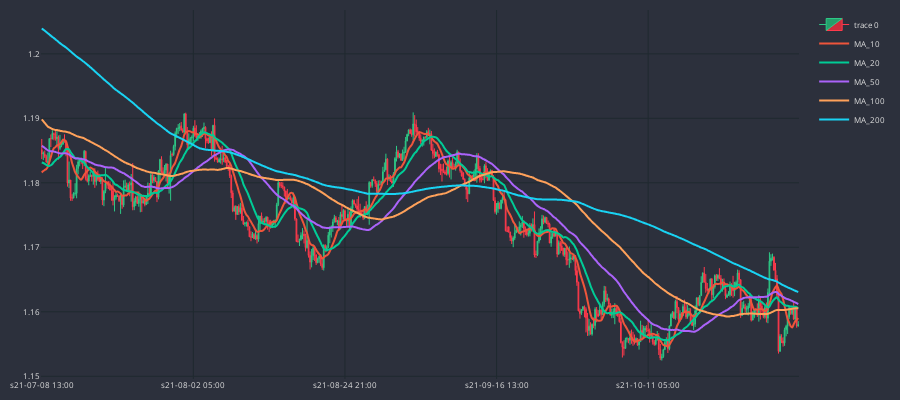

This figure's notebook cell:
### Code cell
cp.show_plot(line_traces=traces)

### Figure 1 — Plotly figure (JSON) as saved in the notebook; plotly's stock layout.template omitted (floating-point values rounded to 4 significant figures; data arrays with more than 128 entries replaced by an {"elided": "..."} marker saying what was removed)
{"data": [{"close": {"elided": "500 float values"}, "decreasing": {"fillcolor": "#CC2E3C", "line": {"color": "#FF3A4C"}}, "high": {"elided": "500 float values"}, "increasing": {"fillcolor": "#24A06B", "line": {"color": "#2EC886"}}, "line": {"width": 1}, "low": {"elided": "500 float values"}, "opacity": 1, "open": {"elided": "500 float values"}, "type": "candlestick", "x": {"elided": "500 str values"}}, {"line": {"shape": "spline", "width": 2}, "name": "MA_10", "type": "scatter", "x": {"elided": "500 str values"}, "y": {"elided": "500 float values"}}, {"line": {"shape": "spline", "width": 2}, "name": "MA_20", "type": "scatter", "x": {"elided": "500 str values"}, "y": {"elided": "500 float values"}}, {"line": {"shape": "spline", "width": 2}, "name": "MA_50", "type": "scatter", "x": {"elided": "500 str values"}, "y": {"elided": "500 float values"}}, {"line": {"shape": "spline", "width": 2}, "name": "MA_100", "type": "scatter", "x": {"elided": "500 str values"}, "y": {"elided": "500 float values"}}, {"line": {"shape": "spline", "width": 2}, "name": "MA_200", "type": "scatter", "x": {"elided": "500 str values"}, "y": {"elided": "500 float values"}}], "layout": {"font": {"color": "#e1e1e1", "size": 8}, "height": 400, "margin": {"b": 10, "l": 10, "r": 10, "t": 10}, "paper_bgcolor": "#2c303c", "plot_bgcolor": "#2c303c", "width": 900, "xaxis": {"autorange": true, "gridcolor": "#1f292f", "nticks": 5, "range": [-0.5, 499.5], "rangeslider": {"visible": false, "yaxis": {}}, "type": "category"}, "yaxis": {"autorange": true, "gridcolor": "#1f292f", "range": [1.15, 1.207], "type": "linear"}}}
